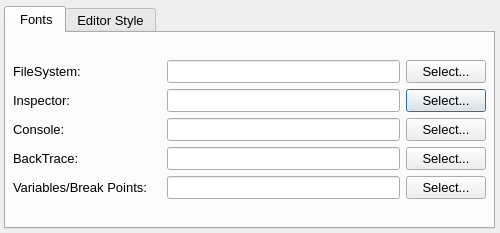
<?xml version="1.0" encoding="UTF-8"?>
<ui version="4.0">
 <class>preferenceDialog</class>
 <widget class="QDialog" name="preferenceDialog">
  <property name="geometry">
   <rect>
    <x>0</x>
    <y>0</y>
    <width>500</width>
    <height>233</height>
   </rect>
  </property>
  <property name="sizePolicy">
   <sizepolicy hsizetype="Fixed" vsizetype="Fixed">
    <horstretch>0</horstretch>
    <verstretch>0</verstretch>
   </sizepolicy>
  </property>
  <property name="maximumSize">
   <size>
    <width>500</width>
    <height>233</height>
   </size>
  </property>
  <property name="windowTitle">
   <string>Preference</string>
  </property>
  <property name="sizeGripEnabled">
   <bool>false</bool>
  </property>
  <property name="modal">
   <bool>false</bool>
  </property>
  <widget class="QTabWidget" name="tabWidget">
   <property name="geometry">
    <rect>
     <x>4</x>
     <y>6</y>
     <width>491</width>
     <height>223</height>
    </rect>
   </property>
   <property name="sizePolicy">
    <sizepolicy hsizetype="Expanding" vsizetype="Expanding">
     <horstretch>0</horstretch>
     <verstretch>0</verstretch>
    </sizepolicy>
   </property>
   <property name="font">
    <font>
     <pointsize>10</pointsize>
    </font>
   </property>
   <property name="mouseTracking">
    <bool>true</bool>
   </property>
   <property name="tabPosition">
    <enum>QTabWidget::North</enum>
   </property>
   <property name="tabShape">
    <enum>QTabWidget::Rounded</enum>
   </property>
   <property name="currentIndex">
    <number>0</number>
   </property>
   <widget class="QWidget" name="Fonts">
    <property name="sizePolicy">
     <sizepolicy hsizetype="Expanding" vsizetype="Expanding">
      <horstretch>0</horstretch>
      <verstretch>0</verstretch>
     </sizepolicy>
    </property>
    <attribute name="title">
     <string> Fonts</string>
    </attribute>
    <layout class="QGridLayout" name="gridLayout_3">
     <property name="margin">
      <number>7</number>
     </property>
     <property name="spacing">
      <number>0</number>
     </property>
     <item row="0" column="0">
      <layout class="QGridLayout" name="gridLayout_4">
       <property name="spacing">
        <number>6</number>
       </property>
       <item row="4" column="0">
        <widget class="QLabel" name="label">
         <property name="text">
          <string>Variables/Break Points:</string>
         </property>
         <property name="indent">
          <number>0</number>
         </property>
        </widget>
       </item>
       <item row="0" column="0">
        <widget class="QLabel" name="label_2">
         <property name="text">
          <string>FileSystem:                      </string>
         </property>
         <property name="indent">
          <number>0</number>
         </property>
        </widget>
       </item>
       <item row="3" column="0">
        <widget class="QLabel" name="label_3">
         <property name="text">
          <string>BackTrace:</string>
         </property>
         <property name="indent">
          <number>0</number>
         </property>
        </widget>
       </item>
       <item row="2" column="0">
        <widget class="QLabel" name="label_4">
         <property name="text">
          <string>Console:</string>
         </property>
         <property name="indent">
          <number>0</number>
         </property>
        </widget>
       </item>
       <item row="1" column="0">
        <widget class="QLabel" name="label_5">
         <property name="text">
          <string>Inspector:</string>
         </property>
         <property name="indent">
          <number>0</number>
         </property>
        </widget>
       </item>
       <item row="4" column="1">
        <widget class="QLineEdit" name="variableFont">
         <property name="alignment">
          <set>Qt::AlignCenter</set>
         </property>
         <property name="readOnly">
          <bool>true</bool>
         </property>
        </widget>
       </item>
       <item row="3" column="1">
        <widget class="QLineEdit" name="backtraceFont">
         <property name="alignment">
          <set>Qt::AlignCenter</set>
         </property>
         <property name="readOnly">
          <bool>true</bool>
         </property>
        </widget>
       </item>
       <item row="2" column="1">
        <widget class="QLineEdit" name="consoleFont">
         <property name="alignment">
          <set>Qt::AlignCenter</set>
         </property>
         <property name="readOnly">
          <bool>true</bool>
         </property>
        </widget>
       </item>
       <item row="1" column="1">
        <widget class="QLineEdit" name="inspectorFont">
         <property name="alignment">
          <set>Qt::AlignCenter</set>
         </property>
         <property name="readOnly">
          <bool>true</bool>
         </property>
        </widget>
       </item>
       <item row="0" column="1">
        <widget class="QLineEdit" name="filesystemFont">
         <property name="enabled">
          <bool>true</bool>
         </property>
         <property name="layoutDirection">
          <enum>Qt::LeftToRight</enum>
         </property>
         <property name="alignment">
          <set>Qt::AlignCenter</set>
         </property>
         <property name="readOnly">
          <bool>true</bool>
         </property>
        </widget>
       </item>
       <item row="1" column="2">
        <widget class="QPushButton" name="inspectorSelect">
         <property name="text">
          <string>Select...</string>
         </property>
        </widget>
       </item>
       <item row="2" column="2">
        <widget class="QPushButton" name="consoleSelect">
         <property name="text">
          <string>Select...</string>
         </property>
        </widget>
       </item>
       <item row="3" column="2">
        <widget class="QPushButton" name="backtraceSelect">
         <property name="text">
          <string>Select...</string>
         </property>
        </widget>
       </item>
       <item row="4" column="2">
        <widget class="QPushButton" name="variableSelect">
         <property name="text">
          <string>Select...</string>
         </property>
        </widget>
       </item>
       <item row="0" column="2">
        <widget class="QPushButton" name="fileSystemSelect">
         <property name="text">
          <string>Select...</string>
         </property>
        </widget>
       </item>
      </layout>
     </item>
    </layout>
   </widget>
   <widget class="QWidget" name="EditorStyle">
    <property name="enabled">
     <bool>true</bool>
    </property>
    <property name="sizePolicy">
     <sizepolicy hsizetype="Expanding" vsizetype="Expanding">
      <horstretch>0</horstretch>
      <verstretch>0</verstretch>
     </sizepolicy>
    </property>
    <attribute name="title">
     <string>Editor Style</string>
    </attribute>
    <layout class="QGridLayout" name="gridLayout_2">
     <property name="margin">
      <number>7</number>
     </property>
     <property name="spacing">
      <number>0</number>
     </property>
     <item row="0" column="0">
      <layout class="QHBoxLayout" name="horizontalLayout_5">
       <property name="spacing">
        <number>12</number>
       </property>
       <item>
        <widget class="QTableWidget" name="tableWidget">
         <property name="showGrid">
          <bool>false</bool>
         </property>
         <property name="rowCount">
          <number>15</number>
         </property>
         <property name="columnCount">
          <number>1</number>
         </property>
         <attribute name="horizontalHeaderVisible">
          <bool>false</bool>
         </attribute>
         <attribute name="horizontalHeaderHighlightSections">
          <bool>false</bool>
         </attribute>
         <attribute name="verticalHeaderVisible">
          <bool>false</bool>
         </attribute>
         <attribute name="verticalHeaderHighlightSections">
          <bool>false</bool>
         </attribute>
         <row/>
         <row/>
         <row/>
         <row/>
         <row/>
         <row/>
         <row/>
         <row/>
         <row/>
         <row/>
         <row/>
         <row/>
         <row/>
         <row/>
         <row/>
         <column/>
        </widget>
       </item>
       <item>
        <layout class="QVBoxLayout" name="verticalLayout_4">
         <property name="spacing">
          <number>6</number>
         </property>
         <property name="sizeConstraint">
          <enum>QLayout::SetDefaultConstraint</enum>
         </property>
         <item>
          <widget class="QLabel" name="label_6">
           <property name="text">
            <string>Description:</string>
           </property>
          </widget>
         </item>
         <item>
          <widget class="QTextBrowser" name="descriptionText">
           <property name="sizePolicy">
            <sizepolicy hsizetype="Expanding" vsizetype="Expanding">
             <horstretch>0</horstretch>
             <verstretch>0</verstretch>
            </sizepolicy>
           </property>
          </widget>
         </item>
         <item>
          <widget class="QLabel" name="label_7">
           <property name="text">
            <string>Preview:</string>
           </property>
          </widget>
         </item>
         <item>
          <widget class="QTextBrowser" name="previewText">
           <property name="contextMenuPolicy">
            <enum>Qt::NoContextMenu</enum>
           </property>
          </widget>
         </item>
         <item>
          <layout class="QHBoxLayout" name="horizontalLayout_7">
           <property name="spacing">
            <number>6</number>
           </property>
           <item>
            <widget class="QPushButton" name="fontSelect">
             <property name="font">
              <font>
               <pointsize>10</pointsize>
              </font>
             </property>
             <property name="text">
              <string>Select Font...</string>
             </property>
            </widget>
           </item>
           <item>
            <widget class="QPushButton" name="bColorSelect">
             <property name="font">
              <font>
               <pointsize>10</pointsize>
              </font>
             </property>
             <property name="text">
              <string>Paper Color...</string>
             </property>
            </widget>
           </item>
           <item>
            <widget class="QPushButton" name="fColorSelect">
             <property name="font">
              <font>
               <pointsize>10</pointsize>
              </font>
             </property>
             <property name="text">
              <string>Text Color...</string>
             </property>
            </widget>
           </item>
          </layout>
         </item>
        </layout>
       </item>
      </layout>
     </item>
    </layout>
   </widget>
  </widget>
 </widget>
 <resources/>
 <connections/>
</ui>
